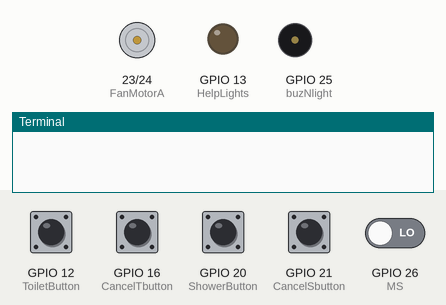
Recording of a program running on a simulated Raspberry Pi (BCM pin numbers). Parts: motor-driver pin pairs drawn as motors (green arrow = first pin HIGH = forward, orange = second pin HIGH = backward, longer = more drive), output pins drawn as LEDs (lit = HIGH), buzzer (waves = sounding, pin HIGH), the last lines printed to the terminal. The inputs (shaded band) are chosen by the test bench; at power-on: GPIO 12 (ToiletButton), GPIO 16 (CancelTbutton), GPIO 20 (ShowerButton), GPIO 21 (CancelSbutton) HIGH, GPIO 26 (MS) LOW.

Above: at 1.2 s.
1.3 s: GPIO 26 (MS) driven HIGH
At 4.7 s:
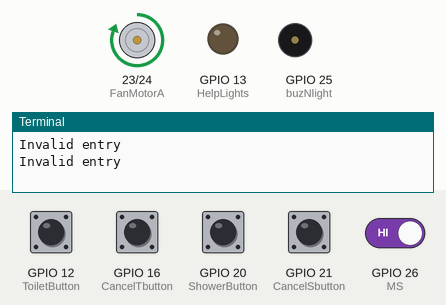
5.5 s: GPIO 12 (ToiletButton) pulled LOW for 1 s
At 8.9 s:
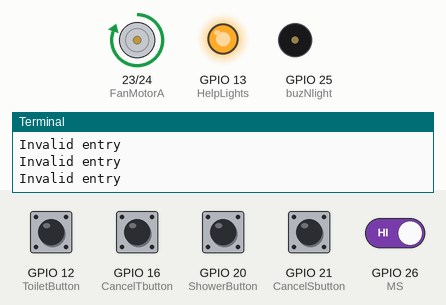
9.5 s: GPIO 26 (MS) driven LOW
At 13.2 s:
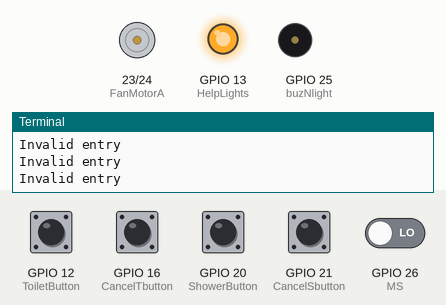
Timing chart, 0 to 14.7 s (numbered marks = the images above; inputs shaded):
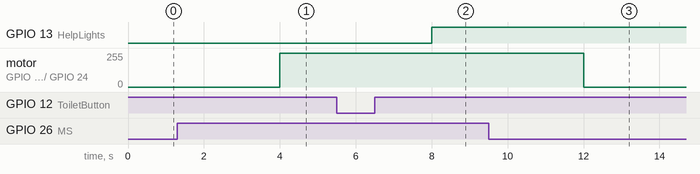

The program:

RaspberryPi_All.py
```python
import time                         #import time for delay
import datetime                     #import date and time
import urllib.request               #import urllib to open HTTP url links
import serial                       #encapsulate access for serial ports
import RPi.GPIO as GPIO             #import Raspberry Pi GPIO module as GPIO
GPIO.setwarnings(False)             #disable warnings
GPIO.setmode(GPIO.BCM)              #Set Broadcom SOC channel

###Inputs###
MS = 26                                                         #insert MS(Motion Sensor) at GPIO pin 26
GPIO.setup (MS, GPIO.IN)                                        #set GPIO pin 26 as input

ToiletButton = 12                                               #insert help button in Toilet (ToiletButton) at GPIO pin 12
ShowerButton = 20                                               #insert help button in Shower (ShowerButton) at GPIO pin 20
GPIO.setup(ToiletButton, GPIO.IN, pull_up_down = GPIO.PUD_UP)   #set GPIO pin 12 as input
GPIO.setup(ShowerButton, GPIO.IN, pull_up_down = GPIO.PUD_UP)   #set GPIO pin 20 as input

CancelTbutton = 16                                              #insert cancel help button (CancelTbutton) in Toilet at GPIO pin 16
CancelSbutton = 21                                              #insert cancel help button (CancelSbutton) in Shower at GPIO pin 21
GPIO.setup(CancelTbutton, GPIO.IN, pull_up_down = GPIO.PUD_UP)  #set GPIO pin 16 as input
GPIO.setup(CancelSbutton, GPIO.IN, pull_up_down = GPIO.PUD_UP)  #set GPIO pin 21 as input


FanMotorA = 23                                                  #insert fanA motor (FanMotorA) in Toilet at GPIO pin 23
fanmotorB = 24                                                  #insert fanB motor (FanMotorB) in Toilet at GPIO pin 24
GPIO.setup(FanMotorA, GPIO.OUT)                                 #set GPIO pin 23 as output
GPIO.setup(fanmotorB, GPIO.OUT)                                 #set GPIO pin 24 as output

HelpLights = 13                                                 #insert Help Lights (HelpLights) at GPIO pin 13
GPIO.setup(HelpLights, GPIO.OUT)                                #set GPIO pin 13 as output

help_state = 0                                                  #help_state is originally 0
no_help = 0                                                     #no_help is orginally 0

buzNlight = 25                      #insert buzzer and LED (buzNlight) to GPIO pin 25
GPIO.setup(buzNlight, GPIO.OUT)     #set GPIO pin 25 as Output

NurseAlert = 23                     #insert LED for Nurse assistance (NurseAlert) to GPIO pin 23
GPIO.setup(NurseAlert, GPIO.OUT)                                    #set GPIO pin 23 as Output

encoding = 'utf-8'                  #Bluetooth UART receive character string encoding

api_key = "RIVX854RLHS3UEYN"                                        #Write API key for ThingSpeak channel
base_url = "http://api.thingspeak.com/update?api_key=%s" % api_key  #URL link for ThingSpeak page and channel used

uart_channel = serial.Serial("/dev/ttyAMA0", baudrate =9600, timeout=2)     #Enable UART channed ttyAMA0 with baudrate 9600 bps and  time out for 2 sec.
Txdata=0                            #Initlize Transmit data as intiger


HB_TMPdata=""                       #Initlize Heatbeat, Temperature, Nurse Caling data, Patient ID tag as string
HBdata=""                           #Initlize Heart beat data as string
TMPdata=""                          #Initlize Temperature Data as string
NCdata=""                           #Initlize Nurse Caling data as string
NameA=""                            #Initlize Patient ID tag as string

HBfloat = 0.0                       #Initlize Heart beat float data as float
TMPfloat = 0.0                      #Initlize Temperature float Data as float
NCint = 0                           #Initlize Nurse Caling data as intiger
Name = 0                            #Initlize Patient ID tag as integer

HAstate = 0                         #Initlize Health Alarm State as integer


def LongAlert ():                       # define LongAlert as...
    GPIO.output(buzNlight, True)        ##############################
    time.sleep(1)                       ##                          ##
    GPIO.output(buzNlight, False)       ##   Buzzer and Led go off  ##
    time.sleep(2)                       ##          slowly          ##
    GPIO.output(buzNlight, True)        ##                          ##
    time.sleep(1)                       ##   both ON for 1 second   ##
    GPIO.output(buzNlight, False)       ##            and           ##
    time.sleep(2)                       ##   both OFF for 2 second  ##
    HAstate = 1                         ##                          ##
                                        ##############################

def ShortAlert ():                      # define ShortAlert as...
    GPIO.output(buzNlight, True)        ##############################
    time.sleep(0.5)                     ##                          ##
    GPIO.output(buzNlight, False)       ##   Buzzer and Led go off  ##
    time.sleep(0.2)                     ##          slowly          ##
    GPIO.output(buzNlight, True)        ##                          ##
    time.sleep(0.5)                     ## both ON for 0.5 second   ##
    GPIO.output(buzNlight, False)       ##            and           ##
    time.sleep(0.2)                     ## both OFF for 0.2 second  ##
    HAstate = 2                         ##                          ##
                                        ##############################

def occupied():                                                 #Define "occupied" as...
    GPIO.output(FanMotorA, True)                                #Motor On#
    GPIO.output(fanmotorB, False)                               ##########

def empty():                                                    #Define "empty" as...
    GPIO.output(FanMotorA, False)                               #Motor Off#
    GPIO.output(fanmotorB, False)                               ###########

def HELP():                                                     #Define "Help"
    GPIO.output(HelpLights, True)                               #HelpLights turn ON
    help_state = 1                                              #help_state will be 1

def no_HELP():                                                  #Define "no_HELP"
    GPIO.output(HelpLights, False)                              #HelpLights turn OFF
    no_help = 1                                                 #no_help state will be 1
    help_state = 0                                              #help_state will be 0


SI = False                                                      #SI short for "Someone Inside" will be originally False

no_HELP()                                                       #run "no_HELP" a first


uart_channel.reset_input_buffer()       #Reset or clear UART channed ttyAMA0 (HC05) Transmit buffer

while 1:
    Msensor = GPIO.input(MS)                                    #define Msensor as GPIO.input(MS)

    Help_at_Toilet = GPIO.input(ToiletButton)                   #define Help_at_Toilet as GPIO.input(ToiletButton)
    Help_at_Shower = GPIO.input(ShowerButton)                   #define Help_at_shower as GPIO.input(ShowerButton)
    CancelToilet = GPIO.input(CancelTbutton)                    #define CancelToilet as GPIO.input(CancelTbutton)
    CancelShower = GPIO.input(CancelSbutton)                    #define CancelShower as GPIO.input(cancelSbutton

    Rxdata = uart_channel.readline()    #Clear UART channed ttyAMA0 (HC05) Receive buffer

#           format of data sent from Arduino
#           Heart Beat value & temperature value & Nurse Calling state & Patient ID
# position:         0        &          1        &          2          &    3

    try:
        HB_TMPdata = str (Rxdata, encoding)         #Convert all received data to String with 'utf-8' encoding
        HBdata = HB_TMPdata.split("&")[0]           #Seperate Heart beat data String before &
        TMPdata = HB_TMPdata.split("&")[1]          #Seperate Temperature data String before &
        NCdata = HB_TMPdata.split("&")[2]           #Seperate Nurse calling data String before &
        NameA = HB_TMPdata.split("&")[3]            #Seperate Patient Tag ID data String before &
        print (HBdata)                              #Print value of HBdata
        print (TMPdata)                             #Print value of TMPdata
        print (NCdata)                              #Print value of NCdata
        print ("Patient ID: ", NameA)               #Print Patient's tag ID value in this format. Patient ID:__________

#       print("Last valid input: " + str(datetime.datetime.now()))

        url = base_url + "&field1=%s" % (HBdata)    #Send Heart beat data to field 1 of thingspeak channel
#       print(url)
        f = urllib.request.urlopen(url)             #set f as request to open URL link for Heart Beat data
        url = base_url + "&field2=%s" % (TMPdata)   #Send Temperature data to field 2 of thingspeak channel
#        print(url)
        f = urllib.request.urlopen(url)             #set f as request to open URL link for Temperature data
#       print (f.read())
        f.close()                                   #close the that was already opened
#        print(type(HBdata))
        HBfloat = float(HBdata)                     #Convert Heart beat String data to Float data.
        TMPfloat = float(TMPdata)                   #Convert Temperature String data to Float data.
        NCint = int(NCdata)                         #Convert Nurse call String data to intiger data.

    except:
        print("Invalid entry")                      #If any error on receiving string print

    uart_channel.reset_input_buffer()               #Clear receive buffer before read new string from bluetooth
    uart_channel.flush()

    if (NCint == 1):                                            #If Nurse assistance is needed (NCint is 1)
        GPIO.output(NurseAlert, True)                           #Turn ON LED that indcates Nurse Assistance

    elif (NCint == 0):                                          #If Nurse assistance is not needed (NCint is 0)
        GPIO.output(NurseAlert, False)                          #LED that indcates Nurse Assistance will be OFF


    if (HBfloat >= 100 or TMPfloat >= 39.0):                    #For testing purpose Heart Beat is reduced to 100 otherwise it suppose to be 120
        ShortAlert()                                            #Run short Alert

    elif (100 > HBfloat >= 80) or (39.0 > TMPfloat >= 37.5):    #For testing purpose Heart Beat is reduced to 80 otherwise it suppose to be 100
        LongAlert()                                             #Run long Alert

    else:
        HAstate = 0                                             #HAstate is 0
        GPIO.output(buzNlight, False)                           #Buzzer and LED will be off


    if Msensor == True:                                         #When motion is detected
        occupied()                                              #run "occuopied" function
        SI = True                                               #SI will be True

    elif SI == True and Msensor == False:                       #After SI is True and no motion is detected
        time.sleep(5)                                           #hold for 5 seconds to confirm no motion is detected (real time value 10 minutes)
                                                                #   if motion is detected in between 5 seconds, won't continue and time will restart
        empty()                                                 #run "empty" function
        SI = False                                              #SI will be False (back to original)
                                                                #________________________Later it continues as a loop


                                                                                        #####################################
    if ((Help_at_Toilet == False) or (Help_at_Shower == False)):                        #                                   #
        HELP()                                                                          #  When any help button is pressed  #
                                                                                        #       run "HELP" function         #
    elif (help_state == 1 and ((Help_at_Toilet == True) or (Help_at_Shower == True))):  #                                   #
        HELP()                                                                          #####################################

                                                                                        ########################################
    elif ((CancelToilet == False) or (CancelShower == False)):                          #                                      #
        no_HELP()                                                                       #  When cancel help button is pressed  #
                                                                                        #       run "no_HELP" function         #
    elif (no_help == 1 and ((CancelToilet == True) or (CancelShower == False))):        #                                      #
        no_HELP()                                                                       ########################################
```

Measured:
- after the input at 1.3 s, motor on GPIO 23 (FanMotorA) / GPIO 24 (fanmotorB): stopped → forward 255/255 after 2.7 s
- after the input at 5.5 s, GPIO 13 (HelpLights): LOW → HIGH after 2.5 s
- after the input at 9.5 s, motor on GPIO 23 (FanMotorA) / GPIO 24 (fanmotorB): forward 255/255 → stopped after 2.5 s
